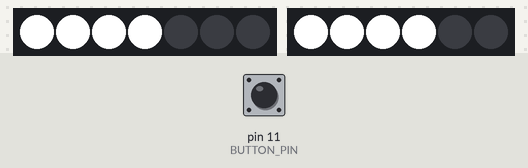
Recording of a sketch running on a simulated Arduino Uno, built with avr-gcc and run on an emulated ATmega328P. On the bench: 7 RGB LEDs in strip order, left to right, 6 RGB LEDs in strip order, left to right. Inputs (shaded band) come from the test bench; at power-on: pin 11 (BUTTON_PIN) HIGH.

Above: at 1.25 s.
1.3 s: pin 11 (BUTTON_PIN) pulled LOW for 3.2 s
At 2.1 s:
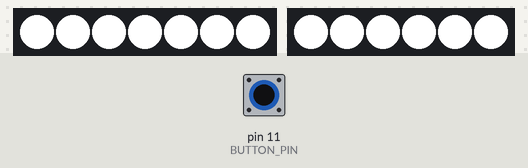
At 4.7 s:
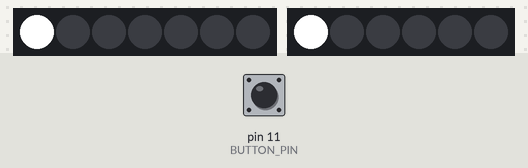
5.1 s: pin 11 (BUTTON_PIN) pulled LOW for 1 s
At 8.31 s:
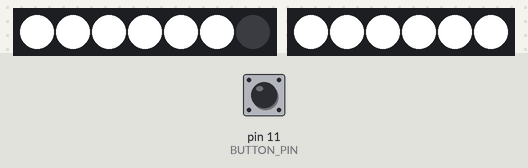
Timing chart, 0 to 18.6 s (numbered marks = the images above; inputs shaded):
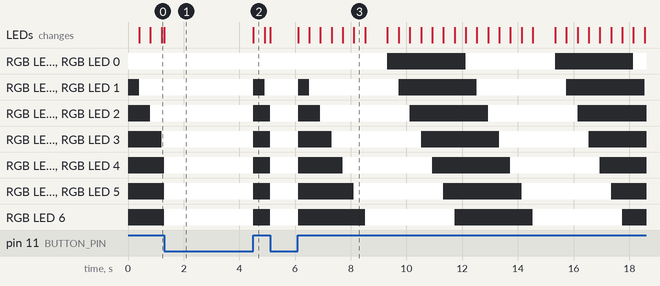

The sketch:

LedStrip-6Aan.ino
```cpp
#include <Adafruit_NeoPixel.h>

#define PIN_SK A0
#define NUM_SK 7

#define PIN_WS A1
#define NUM_WS 6

#define BUTTON_PIN 11


#define BLOCK_SIZE 8

Adafruit_NeoPixel stripSK(NUM_SK, PIN_SK, NEO_GRBW + NEO_KHZ800);
Adafruit_NeoPixel stripWS(NUM_WS, PIN_WS, NEO_GRB + NEO_KHZ800);

void setup() {
  pinMode(BUTTON_PIN, INPUT_PULLUP);

  stripSK.begin();
  stripWS.begin();

  stripSK.setBrightness(255);
  stripWS.setBrightness(255);

  stripSK.show();
  stripWS.show();
}

void loop() {
  // De animaties draaien constant, tenzij de knop wordt ingedrukt
  movingBlock(stripSK.Color(255, 255, 255, 255), stripWS.Color(255, 255, 255), 400);
  movingBlock(stripSK.Color(0, 0, 0, 255), stripWS.Color(255, 255, 255), 400);
}

// Functie die alle leds wit maakt en daar blijft zolang je de knop inhoudt
void makeEverythingWhite() {
  // SK6812: Alleen het witte kanaal (0,0,0,255) of alles (255,255,255,255)
  stripSK.fill(stripSK.Color(0, 0, 0, 255), 0, NUM_SK);
  stripWS.fill(stripWS.Color(255, 255, 255), 0, NUM_WS);

  stripSK.show();
  stripWS.show();

  // Blijf in deze 'wit-modus' zolang de knop is ingedrukt
  while (digitalRead(BUTTON_PIN) == LOW) {
    delay(10);
  }
}

void movingBlock(uint32_t colorSK, uint32_t colorWS, int wait) {
  for (int i = 0; i < NUM_SK + BLOCK_SIZE; i++) {

    // CHECK DE KNOP: Als deze wordt ingedrukt, ga naar de witte modus
    if (digitalRead(BUTTON_PIN) == LOW) {
      makeEverythingWhite();
      return; // Stop de huidige animatie en begin opnieuw na loslaten
    }

    stripSK.clear();
    stripWS.clear();

    for (int j = 0; j < BLOCK_SIZE; j++) {
      int ledPos = i - j;
      if (ledPos >= 0 && ledPos < NUM_SK) {
        stripSK.setPixelColor(ledPos, colorSK);
        stripWS.setPixelColor(ledPos, colorWS);
      }
    }

    stripSK.show();
    stripWS.show();

    // Vervanging van delay(wait) om de knop vaker te kunnen pollen
    for (int d = 0; d < wait; d += 10) {
      if (digitalRead(BUTTON_PIN) == LOW) {
        makeEverythingWhite();
        return;
      }
      delay(10);
    }
  }
}
```

Measured:
- what the display in image 3 shows lasts 0.4 s, from 8.1 s to 8.5 s
